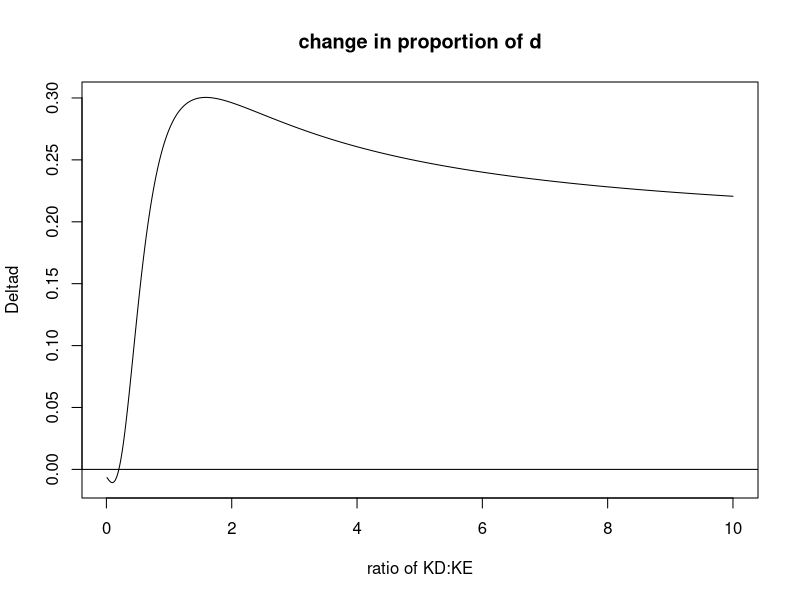

Write R code to recreate this figure.
numYears=5

###################

#Parameters:
KE=1000 #in numbers of individuals
lambdaEe=1.5
lambdaEd=.7
lambdaDe=.9
lambdaDd=4.93

#For initializing: give intial ratio of e to d, plus the number of individuals in ND and NE
initdToTot=.1          #initial d to total ratio



########################
#########################
#Actual code:
count=1
bins=1000
deltad=numeric(bins)
vectorKD=seq(.01*KE,10*KE,length.out=bins)
ratioK=vectorKD/KE
for(count in 1:bins){
KD=vectorKD[count]
cat(KD)
initTotPop=KE+KD    #total size of combined populations

#creating vectors
Ntotd=numeric(numYears)
Ntote=Ntotd
Ntot=Ntotd
NDd=Ntotd
NDe=Ntotd
NEd=Ntotd
NEe=Ntotd
#initializing vectors
Ntotd[1]=initdToTot*(initTotPop)
Ntote[1]=(1-initdToTot)*(initTotPop)
Ntot=initTotPop
if(initdToTot>.5){ #d is more than half the pop, D is the source, E is the sink
		#cat("d is more common, D is the source")
		NDd[1]=(Ntotd[1]/Ntot[1])*KD
		NDe[1]=(Ntote[1]/Ntot[1])*KD
		NEd[1]=(Ntotd[1]/Ntot[1])*min(KE,(Ntotd[1]+Ntote[1]-KD))
		NEe[1]=(Ntote[1]/Ntot[1])*min(KE,(Ntotd[1]+Ntote[1]-KD))
	}else{ #e is more than half the pop, E is the source
		#cat("e is more common, E is the source")
		NEd[1]=(Ntotd[1]/Ntot[1])*KE
		NEe[1]=(Ntote[1]/Ntot[1])*KE
		NDd[1]=(Ntotd[1]/Ntot[1])*min(KD,(Ntotd[1]+Ntote[1]-KE))
		NDe[1]=(Ntote[1]/Ntot[1])*min(KD,(Ntotd[1]+Ntote[1]-KE))
	}
#############
#first year is 


for(t in 2:numYears){
	Ntotd[t]=NDd[t-1]*lambdaDd+NEd[t-1]*lambdaEd #finding the total number of d individuals produced this year
	#cat(Ntotd[t])
	Ntote[t]=NEe[t-1]*lambdaEe+NDe[t-1]*lambdaDe #ditto for e individuals
	#cat(Ntote[t])
	Ntot[t]=Ntotd[t]+Ntote[t] #total number of individuals of any type
	#cat(Ntotd[t])
	#cat(" ")
	#cat(Ntot[t])
	#cat("   ")
	if((Ntotd[t]/Ntot[t])>.5){ #d is more than half the pop, D is the source, E is the sink
		#cat("d is more common, D is the source")
		NDd[t]=(Ntotd[t]/Ntot[t])*KD
		NDe[t]=(Ntote[t]/Ntot[t])*KD
		NEd[t]=(Ntotd[t]/Ntot[t])*min(KE,(Ntotd[t]+Ntote[t]-KD))
		NEe[t]=(Ntote[t]/Ntot[t])*min(KE,(Ntotd[t]+Ntote[t]-KD))
	}else{ #e is more than half the pop, E is the source
		#cat("e is more common, E is the source")
		NEd[t]=(Ntotd[t]/Ntot[t])*KE
		NEe[t]=(Ntote[t]/Ntot[t])*KE
		NDd[t]=(Ntotd[t]/Ntot[t])*min(KD,(Ntotd[t]+Ntote[t]-KE))
		NDe[t]=(Ntote[t]/Ntot[t])*min(KD,(Ntotd[t]+Ntote[t]-KE))
	}
}
deltad[count]=(Ntotd[numYears]-Ntotd[numYears-1])/Ntot[numYears]
}
plot(ratioK,type="line",deltad,main="change in proportion of d",xlab="ratio of KD:KE",ylab="Deltad")
abline(h=0)
